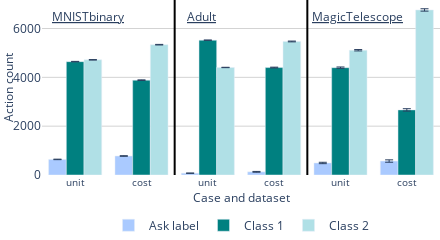

Notebook code cell kept with this figure:
### Code cell
import plotly.graph_objects as go

# Create a figure
fig = go.Figure()

# Define the order of categories
categories_order = ['MNISTbinary', 'adult', 'MagicTelescope']


action = [
    {'name': 'Ask label', 'color': '#aacaff'},
    {'name': 'Class 1', 'color': '#008080'},
    {'name': 'Class 2', 'color': '#b0e0e6'}
]


# Add traces in the specified order
for category in categories_order:
    for case in ['case1', 'case1b']:
        values = meanaction_cases[case][category]['Neural-CBP']
        for i, value in enumerate(values):
            if case == 'case1' and category =='MNISTbinary':
                show=True
            else:
                show = False

            fig.add_trace(go.Bar(
                x=[f'{case}-{category}'],
                y=[value],
                name=action[i]['name'],
                offsetgroup=i,
                marker=dict(color=action[i]['color']),
                error_y=dict(type='data', array=stdaction_cases[case][category]['Neural-CBP'], visible=True,thickness=1 ),
                showlegend = show
                # base=i * 0.3  # This creates the side-by-side bars within each group
            ))

datasets = [ 'case1-MNISTbinary', 'case1b-MNISTbinary', 'case1-adult', 'case1b-adult', 'case1-MagicTelescope', 'case1b-MagicTelescope' ]
print(datasets)
for i, dataset in enumerate(datasets[:-1]):
    if i in [1,3]:
        fig.add_vline(x=i + 0.5, line_width=2, line_color="black")


fig.add_annotation(
    x=0.2,       # X-coordinate on the plot (adjust as necessary)
    y=6500,      # Y-coordinate on the plot (adjust as necessary)
    text='<span style="text-decoration: underline;">MNISTbinary</span>',  # Simulated underline with HTML
    # text='MNISTbinary',
    showarrow=False,
    arrowhead=0,  # Ensuring no arrow head
    ax=0,         # Ensuring no arrow x-position
    ay=0          # Ensuring no arrow y-position
)

# Adding text annotation for each bar
fig.add_annotation(
    x=1.9,         # X-coordinate on the plot (adjust as necessary)
    y=6500,      # Y-coordinate on the plot (adjust as necessary)
    # text='adult',
    text='<span style="text-decoration: underline;">Adult</span>',  # Simulated underline with HTML
    showarrow=False,
    arrowhead=0,  # Ensuring no arrow head
    ax=0,         # Ensuring no arrow x-position
    ay=0          # Ensuring no arrow y-position
)


# Adding text annotation for each bar
fig.add_annotation(
    x=4.25,         # X-coordinate on the plot (adjust as necessary)
    y=6500,      # Y-coordinate on the plot (adjust as necessary)
    text='<span style="text-decoration: underline;">MagicTelescope</span>',  # Simulated underline with HTML
    # text='MagicTelescope',
    showarrow=False,
    arrowhead=0,  # Ensuring no arrow head
    ax=0,         # Ensuring no arrow x-position
    ay=0          # Ensuring no arrow y-position
)


siz = 12
# Update layout
fig.update_layout(
    width=440,
    height=180,
    plot_bgcolor='white',  # Sets the plot background color
    paper_bgcolor='white',  # Sets the overall figure background color
    margin=dict(l=0, r=0, t=0, b=0),  # Small margins
    barmode='group',
    xaxis_title='Case and dataset',
    yaxis_title='Action count',
    # yaxis_range=[0,4],
    showlegend=True,

    xaxis=dict( 
        tickvals= datasets,
        ticktext = ['unit', 'cost', 'unit', 'cost', 'unit', 'cost'],
        tickfont=dict(size=siz-2), 
        title_standoff=0,
        title_font=dict(size=siz),   ),
        
    yaxis=dict(
        # type="log",
        gridcolor='lightgrey',
        title_standoff=5,
        title_font=dict(size=siz),
        tickfont=dict(size=siz)  ),

    legend=dict(
        orientation="h",
        yanchor="bottom",
        y=-0.37,  # Adjust this value to position the legend
        xanchor="center",
        x=0.5,
        font=dict(size=siz)  # Increase legend font size
    ),
)

fig.show()
fig.write_image("./figures/cost_action_count.pdf" )
fig.write_image("./figures/cost_action_count.pdf" )

### Figure 1 — Plotly figure (JSON) as saved in the notebook; plotly's stock layout.template omitted (floating-point values rounded to 4 significant figures)
{"data": [{"error_y": {"array": [10.04, 21.56, 20.9], "thickness": 1, "type": "data", "visible": true}, "marker": {"color": "#aacaff"}, "name": "Ask label", "offsetgroup": "0", "showlegend": true, "type": "bar", "x": ["case1-MNISTbinary"], "y": [638.3]}, {"error_y": {"array": [10.04, 21.56, 20.9], "thickness": 1, "type": "data", "visible": true}, "marker": {"color": "#008080"}, "name": "Class 1", "offsetgroup": "1", "showlegend": true, "type": "bar", "x": ["case1-MNISTbinary"], "y": [4643.0]}, {"error_y": {"array": [10.04, 21.56, 20.9], "thickness": 1, "type": "data", "visible": true}, "marker": {"color": "#b0e0e6"}, "name": "Class 2", "offsetgroup": "2", "showlegend": true, "type": "bar", "x": ["case1-MNISTbinary"], "y": [4717.0]}, {"error_y": {"array": [12.23, 19.5, 20.39], "thickness": 1, "type": "data", "visible": true}, "marker": {"color": "#aacaff"}, "name": "Ask label", "offsetgroup": "0", "showlegend": false, "type": "bar", "x": ["case1b-MNISTbinary"], "y": [777.9]}, {"error_y": {"array": [12.23, 19.5, 20.39], "thickness": 1, "type": "data", "visible": true}, "marker": {"color": "#008080"}, "name": "Class 1", "offsetgroup": "1", "showlegend": false, "type": "bar", "x": ["case1b-MNISTbinary"], "y": [3884.0]}, {"error_y": {"array": [12.23, 19.5, 20.39], "thickness": 1, "type": "data", "visible": true}, "marker": {"color": "#b0e0e6"}, "name": "Class 2", "offsetgroup": "2", "showlegend": false, "type": "bar", "x": ["case1b-MNISTbinary"], "y": [5337.0]}, {"error_y": {"array": [7.721, 478.8, 480.3], "thickness": 1, "type": "data", "visible": true}, "marker": {"color": "#aacaff"}, "name": "Ask label", "offsetgroup": "0", "showlegend": false, "type": "bar", "x": ["case1-adult"], "y": [73.68]}, {"error_y": {"array": [7.721, 478.8, 480.3], "thickness": 1, "type": "data", "visible": true}, "marker": {"color": "#008080"}, "name": "Class 1", "offsetgroup": "1", "showlegend": false, "type": "bar", "x": ["case1-adult"], "y": [5521.0]}, {"error_y": {"array": [7.721, 478.8, 480.3], "thickness": 1, "type": "data", "visible": true}, "marker": {"color": "#b0e0e6"}, "name": "Class 2", "offsetgroup": "2", "showlegend": false, "type": "bar", "x": ["case1-adult"], "y": [4404.0]}, {"error_y": {"array": [16.55, 441.9, 449.2], "thickness": 1, "type": "data", "visible": true}, "marker": {"color": "#aacaff"}, "name": "Ask label", "offsetgroup": "0", "showlegend": false, "type": "bar", "x": ["case1b-adult"], "y": [129.6]}, {"error_y": {"array": [16.55, 441.9, 449.2], "thickness": 1, "type": "data", "visible": true}, "marker": {"color": "#008080"}, "name": "Class 1", "offsetgroup": "1", "showlegend": false, "type": "bar", "x": ["case1b-adult"], "y": [4400.0]}, {"error_y": {"array": [16.55, 441.9, 449.2], "thickness": 1, "type": "data", "visible": true}, "marker": {"color": "#b0e0e6"}, "name": "Class 2", "offsetgroup": "2", "showlegend": false, "type": "bar", "x": ["case1b-adult"], "y": [5469.0]}, {"error_y": {"array": [27.98, 310.2, 322.4], "thickness": 1, "type": "data", "visible": true}, "marker": {"color": "#aacaff"}, "name": "Ask label", "offsetgroup": "0", "showlegend": false, "type": "bar", "x": ["case1-MagicTelescope"], "y": [492.6]}, {"error_y": {"array": [27.98, 310.2, 322.4], "thickness": 1, "type": "data", "visible": true}, "marker": {"color": "#008080"}, "name": "Class 1", "offsetgroup": "1", "showlegend": false, "type": "bar", "x": ["case1-MagicTelescope"], "y": [4397.0]}, {"error_y": {"array": [27.98, 310.2, 322.4], "thickness": 1, "type": "data", "visible": true}, "marker": {"color": "#b0e0e6"}, "name": "Class 2", "offsetgroup": "2", "showlegend": false, "type": "bar", "x": ["case1-MagicTelescope"], "y": [5110.0]}, {"error_y": {"array": [48.73, 273.9, 301.6], "thickness": 1, "type": "data", "visible": true}, "marker": {"color": "#aacaff"}, "name": "Ask label", "offsetgroup": "0", "showlegend": false, "type": "bar", "x": ["case1b-MagicTelescope"], "y": [571.6]}, {"error_y": {"array": [48.73, 273.9, 301.6], "thickness": 1, "type": "data", "visible": true}, "marker": {"color": "#008080"}, "name": "Class 1", "offsetgroup": "1", "showlegend": false, "type": "bar", "x": ["case1b-MagicTelescope"], "y": [2667.0]}, {"error_y": {"array": [48.73, 273.9, 301.6], "thickness": 1, "type": "data", "visible": true}, "marker": {"color": "#b0e0e6"}, "name": "Class 2", "offsetgroup": "2", "showlegend": false, "type": "bar", "x": ["case1b-MagicTelescope"], "y": [6761.0]}], "layout": {"annotations": [{"arrowhead": 0, "ax": 0, "ay": 0, "showarrow": false, "text": "<span style=\"text-decoration: underline;\">MNISTbinary</span>", "x": 0.2, "y": 6500}, {"arrowhead": 0, "ax": 0, "ay": 0, "showarrow": false, "text": "<span style=\"text-decoration: underline;\">Adult</span>", "x": 1.9, "y": 6500}, {"arrowhead": 0, "ax": 0, "ay": 0, "showarrow": false, "text": "<span style=\"text-decoration: underline;\">MagicTelescope</span>", "x": 4.25, "y": 6500}], "barmode": "group", "height": 180, "legend": {"font": {"size": 12}, "orientation": "h", "x": 0.5, "xanchor": "center", "y": -0.37, "yanchor": "bottom"}, "margin": {"b": 0, "l": 0, "r": 0, "t": 0}, "paper_bgcolor": "white", "plot_bgcolor": "white", "shapes": [{"line": {"color": "black", "width": 2}, "type": "line", "x0": 1.5, "x1": 1.5, "xref": "x", "y0": 0, "y1": 1, "yref": "y domain"}, {"line": {"color": "black", "width": 2}, "type": "line", "x0": 3.5, "x1": 3.5, "xref": "x", "y0": 0, "y1": 1, "yref": "y domain"}], "showlegend": true, "width": 440, "xaxis": {"tickfont": {"size": 10}, "ticktext": ["unit", "cost", "unit", "cost", "unit", "cost"], "tickvals": ["case1-MNISTbinary", "case1b-MNISTbinary", "case1-adult", "case1b-adult", "case1-MagicTelescope", "case1b-MagicTelescope"], "title": {"font": {"size": 12}, "standoff": 0, "text": "Case and dataset"}}, "yaxis": {"gridcolor": "lightgrey", "tickfont": {"size": 12}, "title": {"font": {"size": 12}, "standoff": 5, "text": "Action count"}}}}
